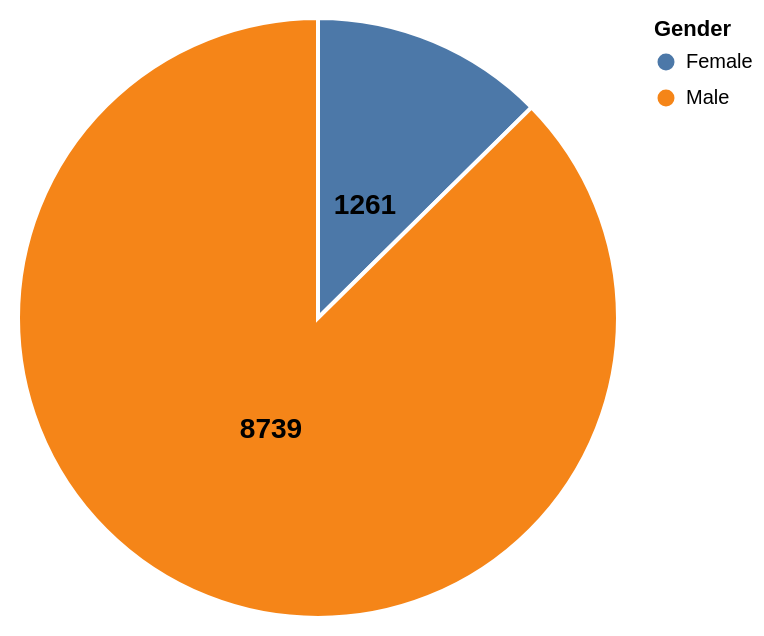

Express this chart as Vega-Lite.
### Vega-Lite specification from a JSON file in a GitHub repository (floating-point values rounded to 4 significant figures)
{"$schema": "https://vega.github.io/schema/vega-lite/v5.json", "description": "Pie Chart with Percentage Annotations and Tooltips", "data": {"values": [{"category": "Female", "value": 1261}, {"category": "Male", "value": 8739}]}, "layer": [{"mark": {"type": "arc", "tooltip": true, "stroke": "white", "strokeWidth": 2}, "encoding": {"color": {"field": "category", "type": "nominal", "title": "Gender"}, "theta": {"field": "value", "type": "quantitative", "stack": "normalize", "title": "Percentage"}}}, {"mark": {"type": "text", "radiusOffset": 0.9, "radius": 60, "align": "center", "baseline": "middle", "fontWeight": "bold", "fontSize": 14}, "encoding": {"text": {"field": "value", "type": "quantitative"}, "theta": {"field": "value", "type": "quantitative", "stack": "normalize"}}}], "config": {}}
